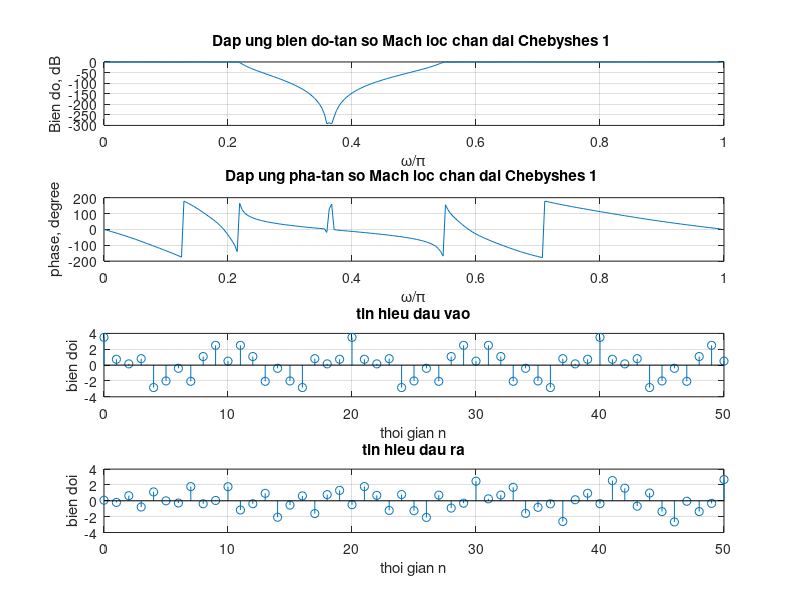

Write the MATLAB code that produced this figure.
% Fs1= 1kHz,Fs2=2kHz,Fp1=800Hz,Fp2 = 2kHz,F = 8kHz,Rp = 0,5dB, Rs = 40dB
Fs1 = 1000;
Fs2 = 2000;
Fp1 = 800;
Fp2 = 2200;
F = 8000;
k = 0:50;
w1 = 0.7 * pi; w2 = 0.2*pi;
x = 1.5 * cos(w1 * k) + 2 * cos(w2 * k);
Rp = 0.5;
Rs = 40;
% Chuyển đổi tần số 
wp1 = 2 * Fp1 / F; 
wp2 = 2 * Fp2 / F;
ws1 = 2 * Fs1 / F;
ws2 = 2 * Fs2 / F;

Wp = [wp1 wp2]; 
Ws = [ws1 ws2]; 

% Xác định độ dải và tần số cắt 

[N, Wn] = cheb1ord(Wp, Ws, Rp, Rs);
[b, a] = cheby1(N, Rp, Wn, 'stop');

% Tính toán đáp ứng tần số

[h, omega]= freqz(b, a, 256);
z = filter(b,a,x);      % Lọc tín hiệu đầu vào

% Vẽ đồ thị

subplot(4,1,1);
y = 20 * log10(abs(h));
plot(omega/pi,y); grid on;
xlabel('\omega/\pi');
ylabel('Bien do, dB');
title('Dap ung bien do-tan so Mach loc chan dai Chebyshes 1 ');

subplot(4,1,2);
plot(omega/pi, angle(h) * 180/pi); grid on;
xlabel('\omega/\pi');
ylabel('phase, degree');
title('Dap ung pha-tan so Mach loc chan dai Chebyshes 1 ');

subplot(4,1,3);
stem(k,x);
grid on;
axis([0 50 -4 4])
title('tin hieu dau vao');
xlabel('thoi gian n');
ylabel('bien doi');

subplot(4,1,4)
stem(k,z);
grid on;
axis([0 50 -4 4])
title('tin hieu dau ra');
xlabel('thoi gian n');
ylabel('bien doi');